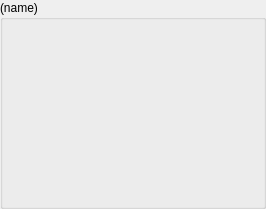
<?xml version="1.0" encoding="UTF-8"?>
<ui version="4.0">
 <class>FlowComponentInstance</class>
 <widget class="QWidget" name="FlowComponentInstance">
  <property name="geometry">
   <rect>
    <x>0</x>
    <y>0</y>
    <width>266</width>
    <height>209</height>
   </rect>
  </property>
  <property name="windowTitle">
   <string>FlowComponentInstance</string>
  </property>
  <property name="flowComponentDefinitionName" stdset="0">
   <string/>
  </property>
  <layout class="QVBoxLayout" name="verticalLayout">
   <property name="margin">
    <number>0</number>
   </property>
   <item>
    <widget class="QGroupBox" name="name">
     <property name="title">
      <string>(name)</string>
     </property>
    </widget>
   </item>
  </layout>
 </widget>
 <resources/>
 <connections/>
</ui>
